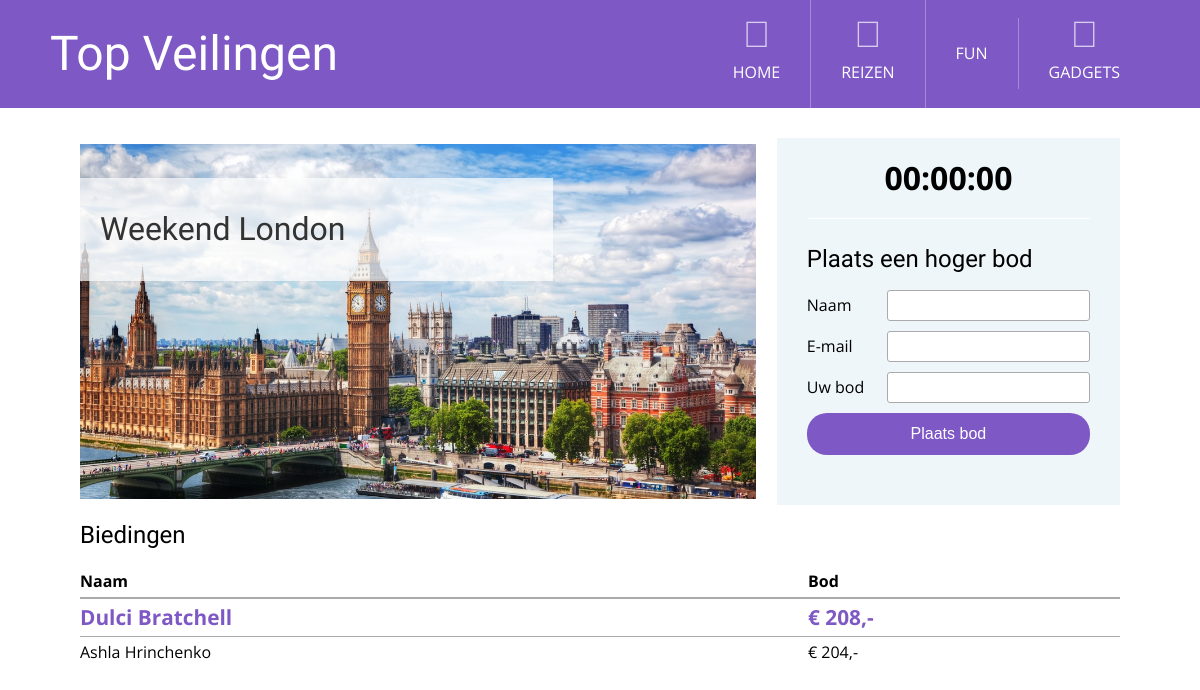
Page /veiling/auction/1 on the committed database.
### tables this page shows
CREATE TABLE `category` (
  `category_id` int unsigned NOT NULL AUTO_INCREMENT,
  `slug` varchar(64) DEFAULT NULL,
  `name` varchar(64) DEFAULT NULL,
  `icon` varchar(64) DEFAULT NULL,
  PRIMARY KEY (`category_id`)
);

CREATE TABLE `auction` (
  `auction_id` int unsigned NOT NULL AUTO_INCREMENT,
  `title` varchar(256) DEFAULT NULL,
  `description` text,
  `deadline` datetime DEFAULT NULL,
  `image` varchar(256) DEFAULT NULL,
  `category_id` int DEFAULT NULL,
  PRIMARY KEY (`auction_id`)
);

CREATE TABLE `bid` (
  `bid_id` int unsigned NOT NULL AUTO_INCREMENT,
  `name` varchar(256) DEFAULT NULL,
  `email` varchar(256) DEFAULT NULL,
  `price` int DEFAULT NULL,
  `created_on` datetime DEFAULT NULL,
  `auction_id` int DEFAULT NULL,
  PRIMARY KEY (`bid_id`)
);

### controllers/VeilingController.php (called while the page is built, shortened)
<?php
require_once 'models/AuctionModel.php';
require_once 'models/BidModel.php';
require_once 'models/CategoryModel.php';
class VeilingController {
    function auction( $auction_id) {
        $categories = Category::getAllCategories();
        $auction = Auction::getAuctionById($auction_id);
        $bids = Bid::getBidsByAuctionId($auction_id);
        include BASE_DIR . '/views/pages/auction.php';
    }
}

### models/CategoryModel.php (called while the page is built, shortened)
<?php
class Category {
    public static function getAllCategories() {
        global $db;
        $sql = 'SELECT * FROM category';
        $sql_statement = $db->prepare($sql);
        $sql_statement->execute();
        return $sql_statement->fetchAll();
    }
}

### models/AuctionModel.php (called while the page is built, shortened)
<?php
class Auction {
    public static function getAuctionById($auction_id) {
        global $db;
        $sql = 'SELECT * FROM auction
                WHERE auction_id = :auction_id';
        $sql_statement = $db->prepare($sql);
        $sql_statement->execute([
            ':auction_id' => $auction_id,
        ]);
        return $sql_statement->fetchObject();
    }
}

### models/BidModel.php (called while the page is built, shortened)
<?php
class Bid {
    public static function getBidsByAuctionId($auction_id) {
        global $db;
        $sql = 'SELECT * FROM bid
                WHERE auction_id = :auction_id
                ORDER BY price DESC';
        $sql_statement = $db->prepare($sql);
        $sql_statement->execute([
            ':auction_id' => $auction_id,
        ]);
        return $sql_statement->fetchAll();
    }
}

### views/_partials/header_link.php (the view)
<?php
$request  = $_SERVER['REQUEST_URI'];
$path = explode('/', $request);
if(!empty($path[3])) {
    $slug = $path[3];
        if($category['slug'] == $slug) {
        $class = 'class="active"';
        } else {
            $class = '';
        }
} else {
    $class = '';
}
?>
<a href='/veiling/detail/<?=$category['slug'];?>' <?=$class;?>>
    <i class="fal fa-<?=$category['icon'];?>"></i>
    <span><?=$category['name'];?></span>
</a>

### views/pages/auction.php (shortened to what this page needs)
<header>
    <div class="container">
        <nav>
            <div class="brand">Top Veilingen</div>
            <a href='/' class="">
                <i class="fal fa-home"></i>
                <span>Home</span>
            </a>
        <?php
            foreach($categories as $category) {
                include BASE_DIR . '/views/_partials/header_link.php';
            }
        ?>
        </nav>
    </div>
</header>
<div class="container">
      <div class="auction">
        <div class="details">
          <img src="/images/<?= $auction->image; ?>" />
          <div class="text">
            <h1><?= $auction->title; ?></h1>
          </div>
        </div>
        <div class="bid">
          <div
            class="countdown"
            id="countdown"
            data-date="<?= date('D d Y h:i:s', strtotime($auction->deadline)) ?>"
          >
            00:00:00
          </div>
          <form method="POST" action='/veiling/auction/<?= $auction->auction_id; ?>' id="bidform" >
            <h2>Plaats een hoger bod</h2>
            <div class="form-item">
              <label>Naam</label>
              <input type="text" name="name" />
            </div>
            <div class="form-item">
              <label>E-mail</label>
              <input type="email" name="email" />
            </div>
            <div class="form-item">
              <label>Uw bod</label>
              <input type="number" name="price" />
            </div>
            <button type="submit" name="place_bid">Plaats bod</button>
          </form>
        </div>
      </div>
      <h2>Biedingen</h2>
      <div class="list">
        <div class="list-item-header">
          <span>Naam</span>
          <span>Bod</span>
        </div>
        <?php
            foreach($bids as $bid) {
                include BASE_DIR . '/views/_partials/bid_list_item.php';
            }
        ?>
      </div>
    </div>

### views/_partials/bid_list_item.php
<div class="list-item">
    <span><?= $bid['name']; ?></span>
    <span>€ <?= $bid['price']; ?>,-</span>
</div>

### rows in the picture
category: name "REIZEN"
category: name "FUN"
category: name "GADGETS"
auction: image (picture), title "Weekend London"
bid: name "Dulci Bratchell", price "208"
bid: name "Ashla Hrinchenko", price "204"
